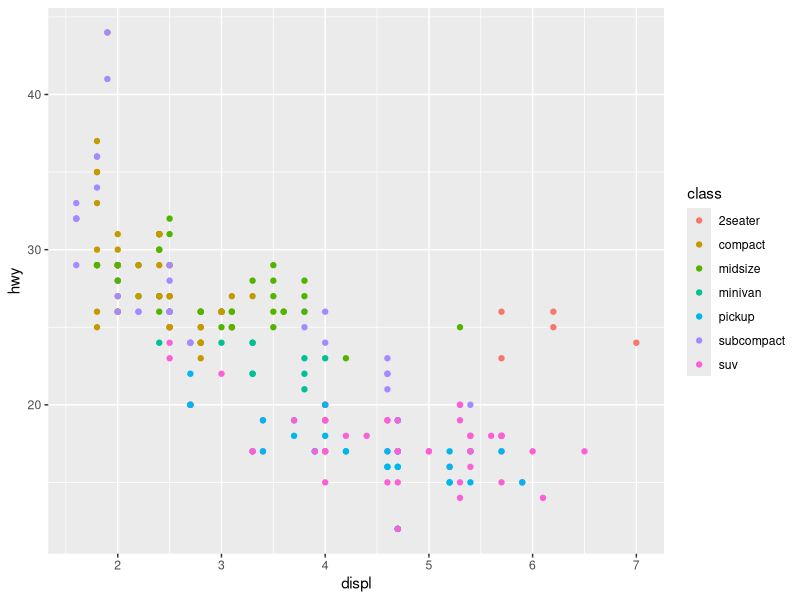
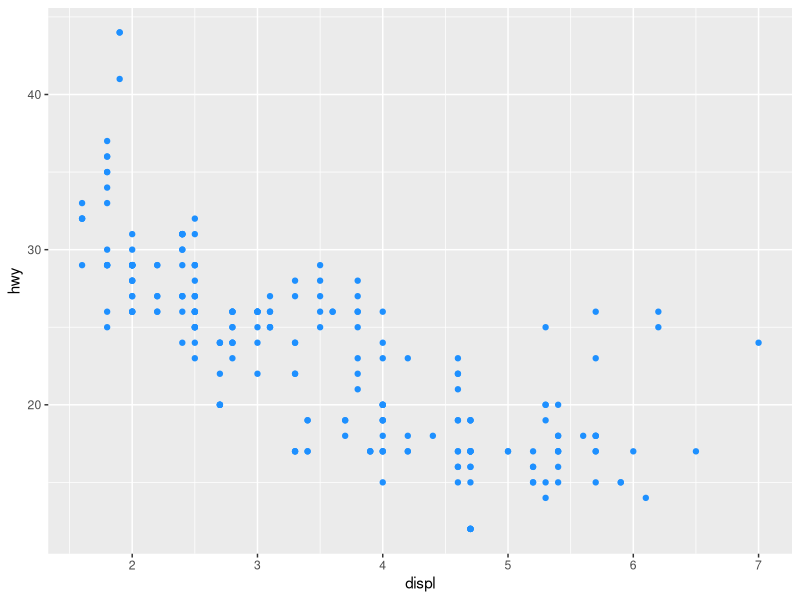
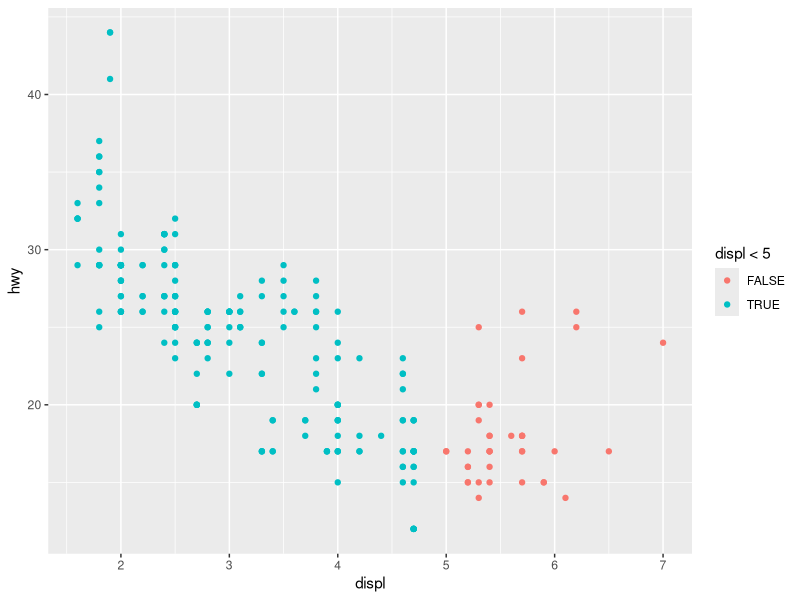
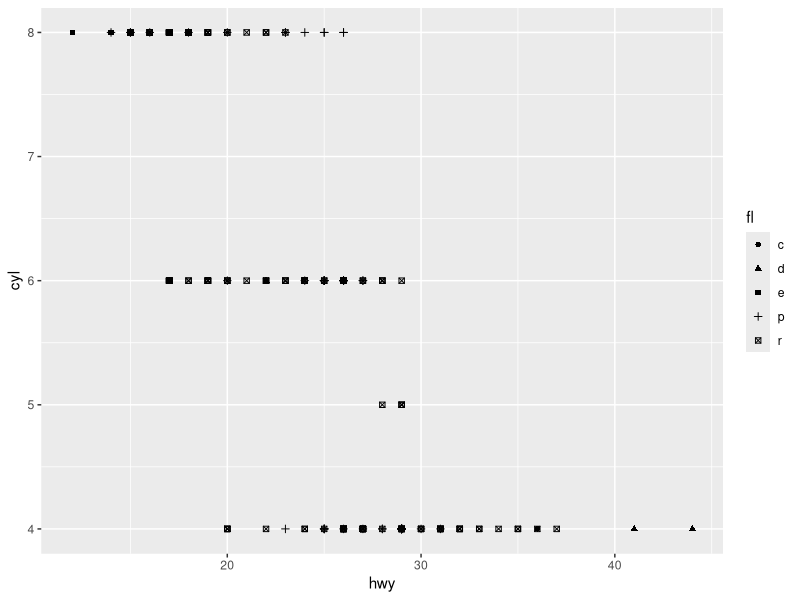
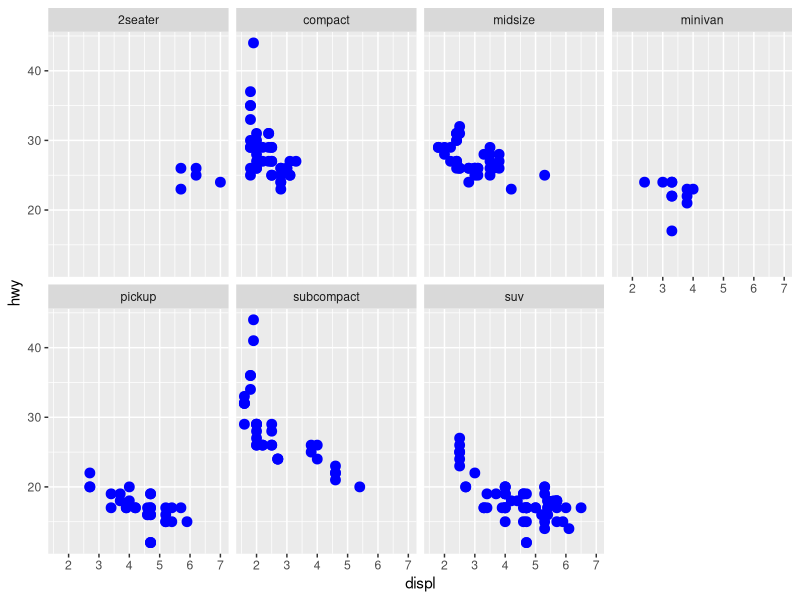
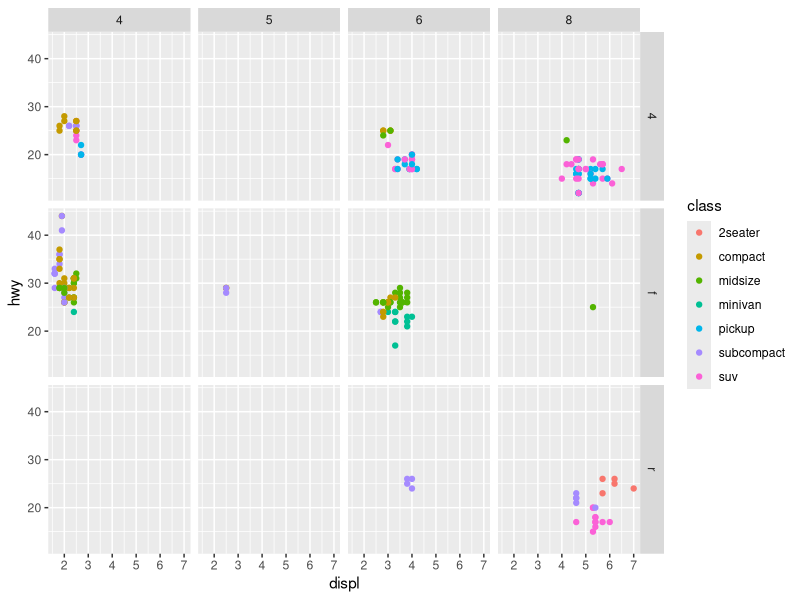
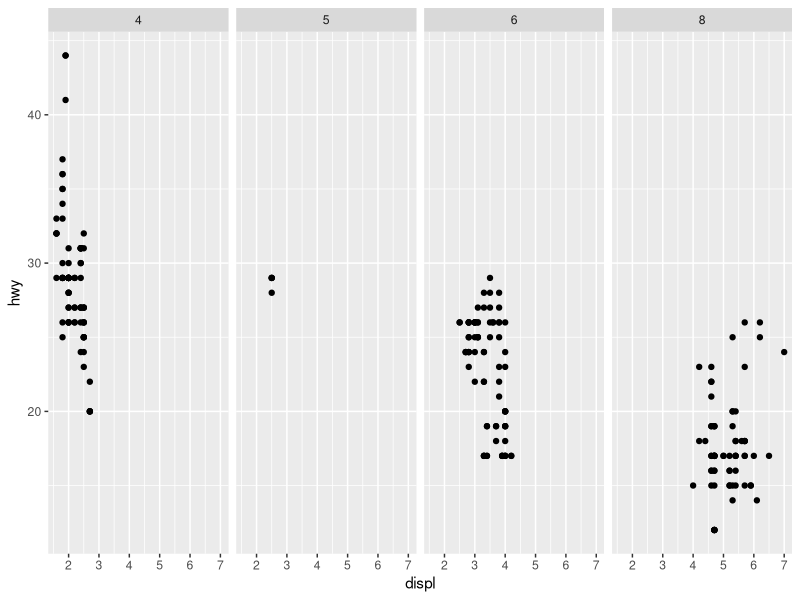
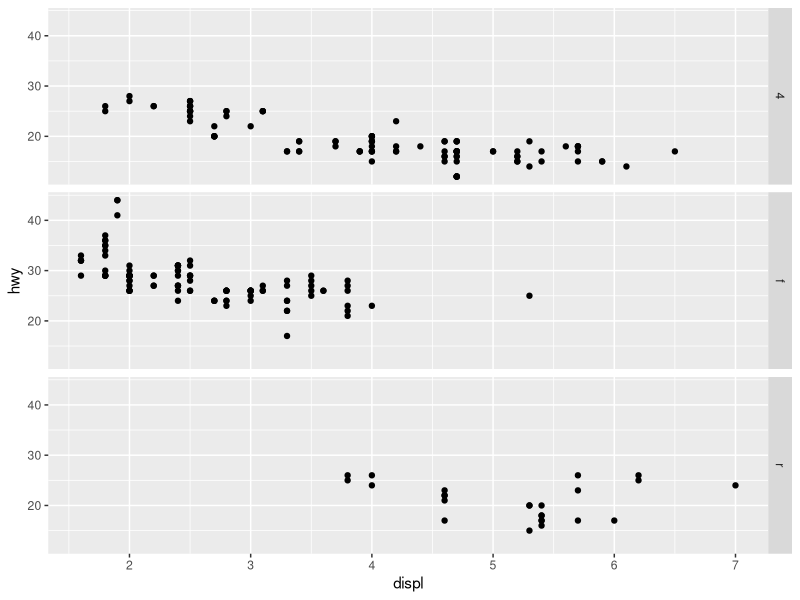

Write the R code that produced these figures, in order.
################################################################################
#                                                                              #
#                         ESTUDO BÁSICO DE ggplot2                             #
#                         ÚLTIMA ATUALIZAÇÃO: 17 JAN 2025                      #
#                                                                              #
################################################################################

# Carregando pacote
library(tidyverse)

# Carregando o dataframe mpg
data(mpg)

# Visualizando a estrutura do mpg
str(mpg)

# Entendendo o dataframe mpg
?mpg

# manufactorer : fabricante
# displ        : capacidade do motor em litros
# year         : ano de fabricação
# cyl          : numero de cilindros
# trans        : tipo de transmissão
# drv          : tipo de trem de força, onde f = tração dianteira, 
#                                            r = tração traseira, 4 = 4x4
# cty          : autonomia na cidade (milhas por galão)
# hwy          : autonomia na estrada (milhas por galão)
# fl           : tipo de combutivel
# class        : tipo de carro          

# Plotando gráfico de pontos (displ x hwy)
ggplot(data = mpg) +
    geom_point(mapping = aes(x = displ, y = hwy, color = class))

# Definindo manualmente a cor dos pontos (displ x hwy)
ggplot(data = mpg) +
    geom_point(mapping = aes(x = displ, y = hwy), color = "dodgerblue")

# Definindo condicionalmente a cor dos pontos (displ x hwy)
ggplot(data = mpg) +
    geom_point(mapping = aes(x = displ, y = hwy, color = displ < 5))

# Plotando gráfico de dispersão (hwy x cyl)
ggplot(data = mpg) +
    geom_point(mapping = aes(x = hwy, y = cyl, shape = fl))
    # shape só pode ser usado em variáveis categóricas
    
# Separando um gráfico com uma variável categórica
ggplot(data = mpg) +
    geom_point(mapping = aes(x = displ, y = hwy), size = 3, color = "blue") +
    facet_wrap(~ class, nrow = 2)

# Plotando o gráfico em uma grade com 2 variáveis categóricas
ggplot(data = mpg) +
    geom_point(mapping = aes(x = displ, y = hwy, color = class)) +
    facet_grid(drv ~ cyl) # as variáveis devem ser categóricas

# Plotando gráficos em uma grade com uma variável categórica
ggplot(data = mpg) +
    geom_point(mapping = aes(x = displ, y = hwy)) +
    facet_grid(. ~ cyl)

ggplot(data = mpg) +
    geom_point(mapping = aes(x = displ, y = hwy)) +
    facet_grid(drv ~ .)

# Plotando gráfico de linhas
ggplot(data = mpg) +
    geom_smooth(mapping = aes(x = displ, y = hwy, linetype = drv))

ggplot(data = mpg) +
    geom_smooth(mapping = aes(x = displ, y = hwy, group = drv))

ggplot(data = mpg) +
    geom_smooth(mapping = aes(x = displ, y = hwy, color = drv))

# Plotando multiplas linhas de dados num mesmo gráfico
ggplot(data = mpg, mapping = aes(x = displ, y = hwy)) +
    geom_point(mapping = aes(color = class)) +
    geom_smooth()

# Plotando diferentes dados num mesmo gráfico
ggplot(data = mpg, mapping = aes(x = displ, y = hwy)) +
    geom_point(mapping = aes(colour = class)) +
    geom_smooth(data = filter(mpg, class == "subcompact"), se = FALSE)

# Carregando o dataframe diamonds
data("diamonds")

# Visualizando a estrutura do df diamonds
str(diamonds)

# Obtendo informações do df diamonds
?diamonds

# price   : preço
# carat   : peso (0.2 - 5.01)
# cut     : qualidade do corte (Fair, Good, Vey Goog, Premium, Ideal)
# color   : cor (D (melhor) até J (pior))
# clarity : clareza (I1 (pior), SI2, SI1, VS2, VS1, VVS2, VVS1, IF (melhor))
# x       : comprimento (mm)
# y       : largura (mm)
# z       : profundidade (mm)
# depth   : percentual total de profundidade = z / mean(x, y)
# table   : largura do topo do diamante relativo ao ponto mais largo (43 - 95)

# Plotando o gráfico de barras da variável cut (stat = count)
ggplot(data = diamonds) +
    geom_bar(mapping = aes(x = cut))

# Plotando o gráfico de barras da variável cut (y = prop)
ggplot(data = diamonds) +
    geom_bar(mapping = aes(x = cut, y = ..prop.., group = 1), width = .6)
    
# Realizando a mesma coisa que o código anterior
    ggplot(data = diamonds) +
geom_bar(mapping = aes(x = cut, y = after_stat(count/sum(count))), width = .6)

# Plotando um resumo dos valores de y para cada valor de x
ggplot(data = diamonds) +
    stat_summary(mapping = aes(x = cut, y = depth),
                 fun.ymin = min,
                 fun.ymax = max,
                 fun.y = median)

# Plotando gráficos de barra coloridos
ggplot(data = diamonds) +
    geom_bar(mapping = aes(x = cut, colour = cut))  # contornos das barras

ggplot(data = diamonds) +
    geom_bar(mapping = aes(x = cut, fill = cut))    # preenchimento das barras

ggplot(data = diamonds) +
    geom_bar(mapping = aes(x = cut, fill = clarity))

ggplot(data = diamonds) +
    geom_bar(mapping = aes(x = cut, fill = clarity), 
             alpha = 1/5, position = "identity")

ggplot(data = diamonds) +
    geom_bar(mapping = aes(x = cut, colour = clarity), 
             fill = NA, position = "identity")

ggplot(data = diamonds) +
    geom_bar(mapping = aes(x = cut, fill = clarity), # facilita a comparação
             position = "fill")   

ggplot(data = diamonds) +
    geom_bar(mapping = aes(x = cut, fill = clarity), # facilita a comparação
             position = "dodge2", padding = 0.4)

# Faz o mesmo q o código anterior e inverte as barras
ggplot(data = diamonds) +
    geom_bar(mapping = aes(x = cut, fill = clarity), 
             position = position_dodge2(padding = 0.2, reverse = T))

# Alterando o sistema de coordenadas do gráfico
ggplot(data = mpg) +
    geom_boxplot(mapping = aes(x = class, y = hwy)) +
    coord_flip()  # troca os eixos x e y

# Definindo a razão de aspecto (largura/altura) correta para mapas
nz <- map_data("nz")

ggplot(data = nz) +
    geom_polygon(mapping = aes(long, lat, group = group),
                 fill = "white", colour = "black")

ggplot(data = nz) +
    geom_polygon(mapping = aes(long, lat, group = group),
                 fill = "white", colour = "black") +
    coord_quickmap()

# Usando coordenadas polares
bar <- ggplot(data = diamonds) +
       geom_bar(mapping = aes(x = cut, fill = cut),
                show.legend = FALSE,
                width = 1) +
       theme(aspect.ratio = 1) +
       labs(x = NULL, y = NULL)

bar + coord_flip()
bar + coord_polar()
